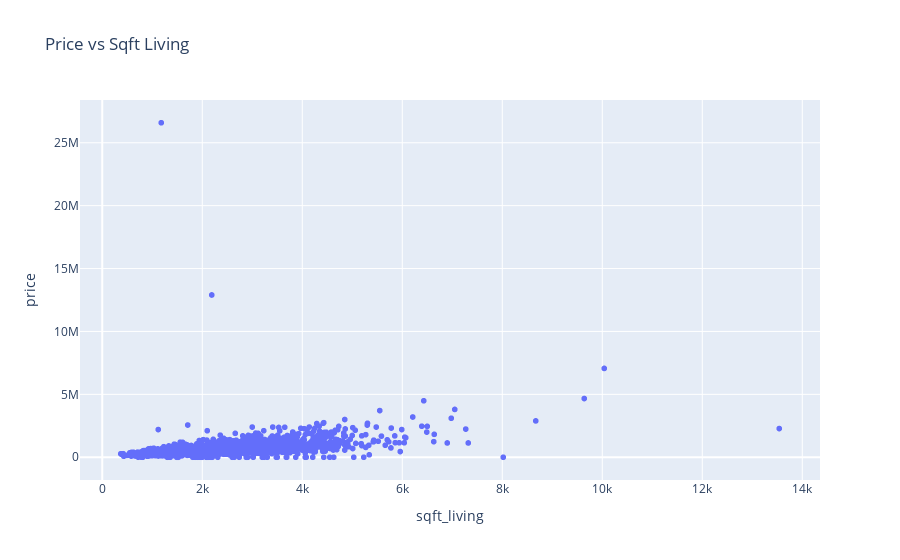

Notebook cell for this chart:
### Code cell
fig = px.scatter(df1, x='sqft_living', y='price', title='Price vs Sqft Living')
fig.show()

### Figure 1 — Plotly figure (JSON) as saved in the notebook; plotly's stock layout.template omitted (floating-point values rounded to 4 significant figures; data arrays with more than 128 entries replaced by an {"elided": "..."} marker saying what was removed)
{"data": [{"hovertemplate": "sqft_living=%{x}<br>price=%{y}<extra></extra>", "legendgroup": "", "marker": {"color": "#636efa", "symbol": "circle"}, "mode": "markers", "name": "", "showlegend": false, "type": "scattergl", "x": {"elided": "4600 int values"}, "xaxis": "x", "y": {"elided": "4600 float values"}, "yaxis": "y"}], "layout": {"legend": {"tracegroupgap": 0}, "title": {"text": "Price vs Sqft Living"}, "xaxis": {"anchor": "y", "domain": [0, 1], "title": {"text": "sqft_living"}}, "yaxis": {"anchor": "x", "domain": [0, 1], "title": {"text": "price"}}}}
